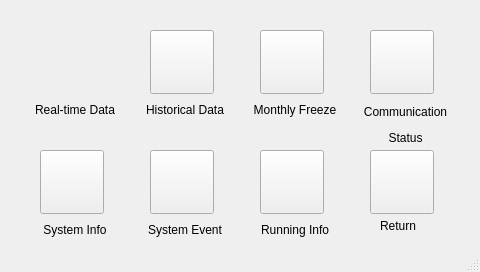
<?xml version="1.0" encoding="UTF-8"?>
<ui version="4.0">
 <class>MainWindow</class>
 <widget class="QMainWindow" name="MainWindow">
  <property name="geometry">
   <rect>
    <x>0</x>
    <y>0</y>
    <width>480</width>
    <height>272</height>
   </rect>
  </property>
  <property name="windowTitle">
   <string>MainWindow</string>
  </property>
  <widget class="QWidget" name="centralWidget">
   <widget class="QLabel" name="runningInfoLabel">
    <property name="geometry">
     <rect>
      <x>240</x>
      <y>220</y>
      <width>110</width>
      <height>20</height>
     </rect>
    </property>
    <property name="text">
     <string>&lt;html&gt;&lt;head/&gt;&lt;body&gt;&lt;p align=&quot;center&quot;&gt;Running Info&lt;/p&gt;&lt;/body&gt;&lt;/html&gt;</string>
    </property>
    <property name="buddy">
     <cstring>runningInfoButton</cstring>
    </property>
   </widget>
   <widget class="QToolButton" name="historicalDataButton">
    <property name="geometry">
     <rect>
      <x>150</x>
      <y>30</y>
      <width>64</width>
      <height>64</height>
     </rect>
    </property>
    <property name="styleSheet">
     <string notr="true">border-image: url(:/images/paramSet.png);</string>
    </property>
    <property name="text">
     <string/>
    </property>
   </widget>
   <widget class="QLabel" name="commStatusDLabel">
    <property name="geometry">
     <rect>
      <x>350</x>
      <y>100</y>
      <width>111</width>
      <height>51</height>
     </rect>
    </property>
    <property name="text">
     <string>&lt;html&gt;&lt;head/&gt;&lt;body&gt;&lt;p align=&quot;center&quot;&gt;Communication&lt;/p&gt;&lt;p align=&quot;center&quot;&gt;Status&lt;/p&gt;&lt;/body&gt;&lt;/html&gt;</string>
    </property>
    <property name="buddy">
     <cstring>commStatusButton</cstring>
    </property>
   </widget>
   <widget class="QLabel" name="monthDataLabel">
    <property name="geometry">
     <rect>
      <x>240</x>
      <y>100</y>
      <width>110</width>
      <height>20</height>
     </rect>
    </property>
    <property name="text">
     <string>&lt;html&gt;&lt;head/&gt;&lt;body&gt;&lt;p align=&quot;center&quot;&gt;Monthly Freeze&lt;/p&gt;&lt;/body&gt;&lt;/html&gt;</string>
    </property>
    <property name="buddy">
     <cstring>monthDataButton</cstring>
    </property>
   </widget>
   <widget class="QToolButton" name="realtimeDataButton">
    <property name="geometry">
     <rect>
      <x>40</x>
      <y>30</y>
      <width>64</width>
      <height>64</height>
     </rect>
    </property>
    <property name="styleSheet">
     <string notr="true">border-image: url(:/images/dataView.png);
border-style:flat;</string>
    </property>
    <property name="text">
     <string/>
    </property>
   </widget>
   <widget class="QToolButton" name="commStatusButton">
    <property name="geometry">
     <rect>
      <x>370</x>
      <y>30</y>
      <width>64</width>
      <height>64</height>
     </rect>
    </property>
    <property name="styleSheet">
     <string notr="true">border-image: url(:/images/adCMD.png);</string>
    </property>
    <property name="text">
     <string/>
    </property>
   </widget>
   <widget class="QLabel" name="realtimeDataLabel">
    <property name="geometry">
     <rect>
      <x>20</x>
      <y>100</y>
      <width>110</width>
      <height>20</height>
     </rect>
    </property>
    <property name="lineWidth">
     <number>2</number>
    </property>
    <property name="text">
     <string>&lt;html&gt;&lt;head/&gt;&lt;body&gt;&lt;p align=&quot;center&quot;&gt;Real-time Data&lt;/p&gt;&lt;/body&gt;&lt;/html&gt;</string>
    </property>
    <property name="buddy">
     <cstring>realtimeDataButton</cstring>
    </property>
   </widget>
   <widget class="QToolButton" name="sysEventButton">
    <property name="geometry">
     <rect>
      <x>150</x>
      <y>150</y>
      <width>64</width>
      <height>64</height>
     </rect>
    </property>
    <property name="styleSheet">
     <string notr="true">border-image: url(:/images/modView.png);</string>
    </property>
    <property name="text">
     <string/>
    </property>
   </widget>
   <widget class="QToolButton" name="monthDataButton">
    <property name="geometry">
     <rect>
      <x>260</x>
      <y>30</y>
      <width>64</width>
      <height>64</height>
     </rect>
    </property>
    <property name="styleSheet">
     <string notr="true">border-image: url(:/images/sysManage.png);</string>
    </property>
    <property name="text">
     <string/>
    </property>
   </widget>
   <widget class="QLabel" name="historicalDataLabel">
    <property name="geometry">
     <rect>
      <x>130</x>
      <y>100</y>
      <width>110</width>
      <height>20</height>
     </rect>
    </property>
    <property name="text">
     <string>&lt;html&gt;&lt;head/&gt;&lt;body&gt;&lt;p align=&quot;center&quot;&gt;Historical Data&lt;/p&gt;&lt;/body&gt;&lt;/html&gt;</string>
    </property>
    <property name="buddy">
     <cstring>historicalDataButton</cstring>
    </property>
   </widget>
   <widget class="QToolButton" name="runningInfoButton">
    <property name="geometry">
     <rect>
      <x>260</x>
      <y>150</y>
      <width>64</width>
      <height>64</height>
     </rect>
    </property>
    <property name="styleSheet">
     <string notr="true">border-image: url(:/images/sysAbout.png);</string>
    </property>
    <property name="text">
     <string/>
    </property>
   </widget>
   <widget class="QToolButton" name="sysInfoButton">
    <property name="geometry">
     <rect>
      <x>40</x>
      <y>150</y>
      <width>64</width>
      <height>64</height>
     </rect>
    </property>
    <property name="styleSheet">
     <string notr="true">border-image: url(:/images/sysDebug.png);</string>
    </property>
    <property name="text">
     <string/>
    </property>
   </widget>
   <widget class="QLabel" name="sysInfoLabel">
    <property name="geometry">
     <rect>
      <x>20</x>
      <y>220</y>
      <width>110</width>
      <height>20</height>
     </rect>
    </property>
    <property name="text">
     <string>&lt;html&gt;&lt;head/&gt;&lt;body&gt;&lt;p align=&quot;center&quot;&gt;System Info&lt;/p&gt;&lt;/body&gt;&lt;/html&gt;</string>
    </property>
    <property name="buddy">
     <cstring>sysInfoButton</cstring>
    </property>
   </widget>
   <widget class="QLabel" name="sysEventLabel">
    <property name="geometry">
     <rect>
      <x>130</x>
      <y>220</y>
      <width>110</width>
      <height>20</height>
     </rect>
    </property>
    <property name="text">
     <string>&lt;html&gt;&lt;head/&gt;&lt;body&gt;&lt;p align=&quot;center&quot;&gt;System Event&lt;/p&gt;&lt;/body&gt;&lt;/html&gt;</string>
    </property>
    <property name="buddy">
     <cstring>sysEventButton</cstring>
    </property>
   </widget>
   <widget class="QToolButton" name="returnButton">
    <property name="geometry">
     <rect>
      <x>370</x>
      <y>150</y>
      <width>64</width>
      <height>64</height>
     </rect>
    </property>
    <property name="styleSheet">
     <string notr="true"/>
    </property>
    <property name="text">
     <string/>
    </property>
   </widget>
   <widget class="QLabel" name="returnlabel">
    <property name="geometry">
     <rect>
      <x>380</x>
      <y>220</y>
      <width>54</width>
      <height>12</height>
     </rect>
    </property>
    <property name="text">
     <string>Return</string>
    </property>
   </widget>
  </widget>
  <widget class="QStatusBar" name="statusBar"/>
 </widget>
 <layoutdefault spacing="6" margin="11"/>
 <resources/>
 <connections/>
</ui>
